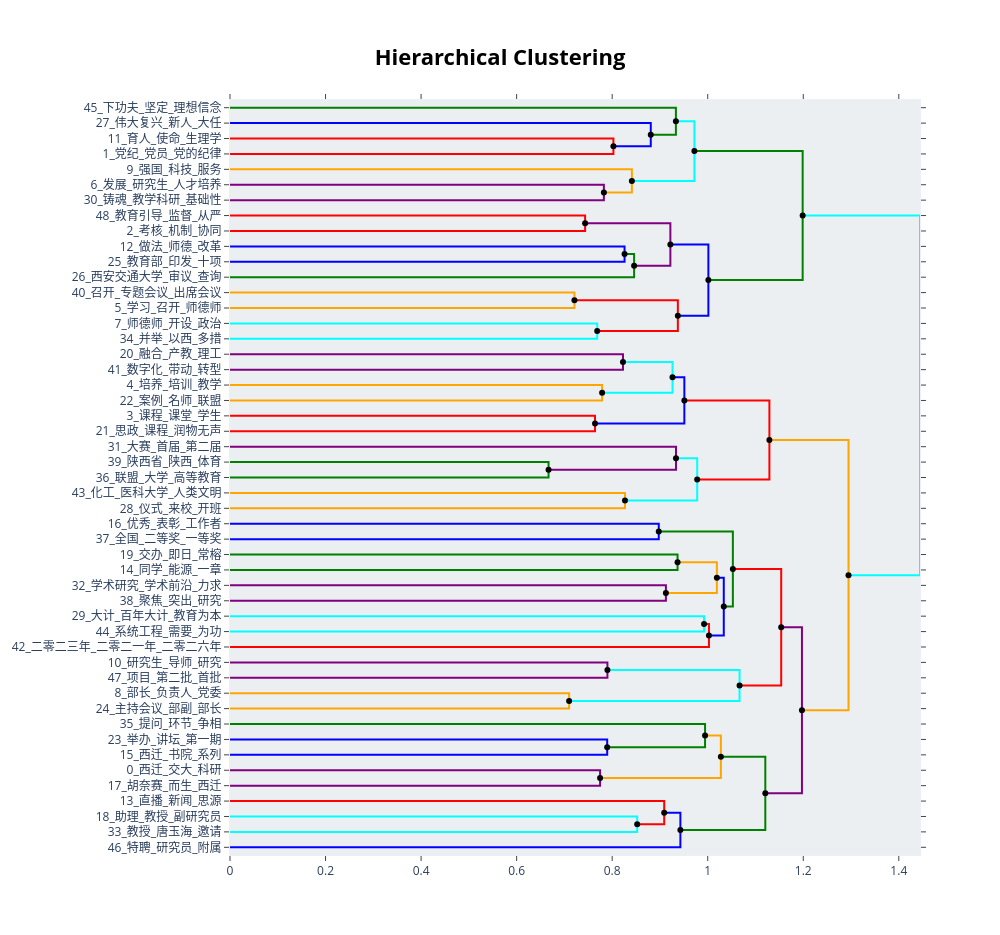

Here is the notebook cell this chart was saved with:
### Code cell
import plotly.express as px
hierarchical_topics = topic_model.hierarchical_topics(docs)
# topic_model.visualize_hierarchy(hierarchical_topics=hierarchical_topics)
fig = topic_model.visualize_hierarchy(hierarchical_topics=hierarchical_topics)

# 为每个轨迹随机分配颜色（或使用预定义颜色列表）
colors = ['red', 'blue', 'green', 'purple', 'orange', 'cyan']
for i, trace in enumerate(fig.data):
    trace.line.color = colors[i % len(colors)]

fig.show()
fig.write_html('topic_hierarchy.html')

### Figure 1 — Plotly figure (JSON) as saved in the notebook; plotly's stock layout.template omitted (floating-point values rounded to 4 significant figures)
{"data": [{"hoverinfo": "text", "marker": {"color": "rgb(61,153,112)"}, "mode": "lines", "text": ["育人_使命_生理学_教师_清晰", "", "", "党纪_党员_党的纪律_学习_纪律"], "x": [0.0, 0.8026, 0.8026, 0.0], "xaxis": "x", "y": [-25.0, -25.0, -35.0, -35.0], "yaxis": "y", "type": "scatter", "line": {"color": "red"}}, {"hoverinfo": "text", "marker": {"color": "rgb(61,153,112)"}, "mode": "lines", "text": ["伟大复兴_新人_大任_中华民族_实现", "", "", "党纪_党员_党的纪律_使命_学习"], "x": [0.0, 0.8808, 0.8808, 0.8026], "xaxis": "x", "y": [-15.0, -15.0, -30.0, -30.0], "yaxis": "y", "type": "scatter", "line": {"color": "blue"}}, {"hoverinfo": "text", "marker": {"color": "rgb(61,153,112)"}, "mode": "lines", "text": ["下功夫_坚定_理想信念_厚植_国情", "", "", "党纪_党员_使命_党的纪律_担当"], "x": [0.0, 0.9334, 0.9334, 0.8808], "xaxis": "x", "y": [-5.0, -5.0, -22.5, -22.5], "yaxis": "y", "type": "scatter", "line": {"color": "green"}}, {"hoverinfo": "text", "marker": {"color": "rgb(61,153,112)"}, "mode": "lines", "text": ["发展_研究生_人才培养_教师队伍_学院", "", "", "铸魂_教学科研_基础性_负责同志_学校"], "x": [0.0, 0.7826, 0.7826, 0.0], "xaxis": "x", "y": [-55.0, -55.0, -65.0, -65.0], "yaxis": "y", "type": "scatter", "line": {"color": "purple"}}, {"hoverinfo": "text", "marker": {"color": "rgb(61,153,112)"}, "mode": "lines", "text": ["强国_科技_服务_力量_面向", "", "", "发展_教师队伍_院长_学院_建设"], "x": [0.0, 0.8412, 0.8412, 0.7826], "xaxis": "x", "y": [-45.0, -45.0, -60.0, -60.0], "yaxis": "y", "type": "scatter", "line": {"color": "orange"}}, {"hoverinfo": "text", "marker": {"color": "rgb(61,153,112)"}, "mode": "lines", "text": ["党纪_党员_使命_党的纪律_担当", "", "", "强国_教师队伍_高素质_发展_科技"], "x": [0.9334, 0.9721, 0.9721, 0.8412], "xaxis": "x", "y": [-13.75, -13.75, -52.5, -52.5], "yaxis": "y", "type": "scatter", "line": {"color": "cyan"}}, {"hoverinfo": "text", "marker": {"color": "rgb(255,65,54)"}, "mode": "lines", "text": ["教育引导_监督_从严_这项_最终", "", "", "考核_机制_协同_部门_党建"], "x": [0.0, 0.7433, 0.7433, 0.0], "xaxis": "x", "y": [-75.0, -75.0, -85.0, -85.0], "yaxis": "y", "type": "scatter", "line": {"color": "red"}}, {"hoverinfo": "text", "marker": {"color": "rgb(255,65,54)"}, "mode": "lines", "text": ["做法_师德_改革_双方_建议", "", "", "教育部_印发_十项_准则_与会"], "x": [0.0, 0.8259, 0.8259, 0.0], "xaxis": "x", "y": [-95.0, -95.0, -105.0, -105.0], "yaxis": "y", "type": "scatter", "line": {"color": "blue"}}, {"hoverinfo": "text", "marker": {"color": "rgb(255,65,54)"}, "mode": "lines", "text": ["改革_教育部_师德_印发_十项", "", "", "西安交通大学_审议_查询_准入_教职员工"], "x": [0.8259, 0.8459, 0.8459, 0.0], "xaxis": "x", "y": [-100.0, -100.0, -115.0, -115.0], "yaxis": "y", "type": "scatter", "line": {"color": "green"}}, {"hoverinfo": "text", "marker": {"color": "rgb(255,65,54)"}, "mode": "lines", "text": ["考核_机制_监督_协同_责任", "", "", "西安交通大学_师德师_改革_试行_审议"], "x": [0.7433, 0.9218, 0.9218, 0.8459], "xaxis": "x", "y": [-80.0, -80.0, -107.5, -107.5], "yaxis": "y", "type": "scatter", "line": {"color": "purple"}}, {"hoverinfo": "text", "marker": {"color": "rgb(35,205,205)"}, "mode": "lines", "text": ["召开_专题会议_出席会议_党政_专题研究", "", "", "学习_召开_师德师_传达_会议"], "x": [0.0, 0.721, 0.721, 0.0], "xaxis": "x", "y": [-125.0, -125.0, -135.0, -135.0], "yaxis": "y", "type": "scatter", "line": {"color": "orange"}}, {"hoverinfo": "text", "marker": {"color": "rgb(35,205,205)"}, "mode": "lines", "text": ["师德师_开设_政治_理论_引领", "", "", "并举_以西_多措_强校_文化"], "x": [0.0, 0.7686, 0.7686, 0.0], "xaxis": "x", "y": [-145.0, -145.0, -155.0, -155.0], "yaxis": "y", "type": "scatter", "line": {"color": "cyan"}}, {"hoverinfo": "text", "marker": {"color": "rgb(35,205,205)"}, "mode": "lines", "text": ["召开_学习_师德师_上午_建设", "", "", "师德师_政治_引领_建设_理论"], "x": [0.721, 0.9375, 0.9375, 0.7686], "xaxis": "x", "y": [-130.0, -130.0, -150.0, -150.0], "yaxis": "y", "type": "scatter", "line": {"color": "red"}}, {"hoverinfo": "text", "marker": {"color": "rgb(0,116,217)"}, "mode": "lines", "text": ["考核_师德师_建设_机制_师德", "", "", "召开_师德师_学习_建设_政治"], "x": [0.9218, 1.001, 1.001, 0.9375], "xaxis": "x", "y": [-93.75, -93.75, -140.0, -140.0], "yaxis": "y", "type": "scatter", "line": {"color": "blue"}}, {"hoverinfo": "text", "marker": {"color": "rgb(0,116,217)"}, "mode": "lines", "text": ["党纪_使命_教育_党员_教师队伍", "", "", "师德师_建设_政治_学习_师德"], "x": [0.9721, 1.199, 1.199, 1.001], "xaxis": "x", "y": [-33.12, -33.12, -116.9, -116.9], "yaxis": "y", "type": "scatter", "line": {"color": "green"}}, {"hoverinfo": "text", "marker": {"color": "rgb(133,20,75)"}, "mode": "lines", "text": ["融合_产教_理工_一体化_校企", "", "", "数字化_带动_转型_一流_应用"], "x": [0.0, 0.8226, 0.8226, 0.0], "xaxis": "x", "y": [-165.0, -165.0, -175.0, -175.0], "yaxis": "y", "type": "scatter", "line": {"color": "purple"}}, {"hoverinfo": "text", "marker": {"color": "rgb(133,20,75)"}, "mode": "lines", "text": ["培养_培训_教学_教师_阶段", "", "", "案例_名师_联盟_一流_国内"], "x": [0.0, 0.7789, 0.7789, 0.0], "xaxis": "x", "y": [-185.0, -185.0, -195.0, -195.0], "yaxis": "y", "type": "scatter", "line": {"color": "orange"}}, {"hoverinfo": "text", "marker": {"color": "rgb(133,20,75)"}, "mode": "lines", "text": ["融合_带动_数字化_探索_模式", "", "", "培养_培训_教学_名师_教师"], "x": [0.8226, 0.9263, 0.9263, 0.7789], "xaxis": "x", "y": [-170.0, -170.0, -190.0, -190.0], "yaxis": "y", "type": "scatter", "line": {"color": "cyan"}}, {"hoverinfo": "text", "marker": {"color": "rgb(133,20,75)"}, "mode": "lines", "text": ["课程_课堂_学生_教学_讨论", "", "", "思政_课程_润物无声_社群_二是"], "x": [0.0, 0.7641, 0.7641, 0.0], "xaxis": "x", "y": [-205.0, -205.0, -215.0, -215.0], "yaxis": "y", "type": "scatter", "line": {"color": "red"}}, {"hoverinfo": "text", "marker": {"color": "rgb(133,20,75)"}, "mode": "lines", "text": ["培养_教学_模式_培训_教师", "", "", "课程_思政_课堂_教学_学生"], "x": [0.9263, 0.9511, 0.9511, 0.7641], "xaxis": "x", "y": [-180.0, -180.0, -210.0, -210.0], "yaxis": "y", "type": "scatter", "line": {"color": "blue"}}, {"hoverinfo": "text", "marker": {"color": "rgb(255,220,0)"}, "mode": "lines", "text": ["陕西省_陕西_体育_教育厅_西部", "", "", "联盟_大学_高等教育_对口_黄河流域"], "x": [0.0, 0.6669, 0.6669, 0.0], "xaxis": "x", "y": [-235.0, -235.0, -245.0, -245.0], "yaxis": "y", "type": "scatter", "line": {"color": "green"}}, {"hoverinfo": "text", "marker": {"color": "rgb(255,220,0)"}, "mode": "lines", "text": ["大赛_首届_第二届_专家_名额", "", "", "联盟_高等教育_陕西省_高校_陕西"], "x": [0.0, 0.9336, 0.9336, 0.6669], "xaxis": "x", "y": [-225.0, -225.0, -240.0, -240.0], "yaxis": "y", "type": "scatter", "line": {"color": "purple"}}, {"hoverinfo": "text", "marker": {"color": "rgb(255,220,0)"}, "mode": "lines", "text": ["化工_医科大学_人类文明_化学_mooc", "", "", "仪式_来校_开班_部长_一行"], "x": [0.0, 0.8268, 0.8268, 0.0], "xaxis": "x", "y": [-255.0, -255.0, -265.0, -265.0], "yaxis": "y", "type": "scatter", "line": {"color": "orange"}}, {"hoverinfo": "text", "marker": {"color": "rgb(255,220,0)"}, "mode": "lines", "text": ["大赛_联盟_第二届_高等教育_首届", "", "", "仪式_开班_中心_榆林_主任"], "x": [0.9336, 0.978, 0.978, 0.8268], "xaxis": "x", "y": [-232.5, -232.5, -260.0, -260.0], "yaxis": "y", "type": "scatter", "line": {"color": "cyan"}}, {"hoverinfo": "text", "marker": {"color": "rgb(0,116,217)"}, "mode": "lines", "text": ["教学_培养_课程_模式_培训", "", "", "大赛_联盟_中心_大学_陕西"], "x": [0.9511, 1.129, 1.129, 0.978], "xaxis": "x", "y": [-195.0, -195.0, -246.2, -246.2], "yaxis": "y", "type": "scatter", "line": {"color": "red"}}, {"hoverinfo": "text", "marker": {"color": "rgb(40,35,35)"}, "mode": "lines", "text": ["优秀_表彰_工作者_全国_附院", "", "", "全国_二等奖_一等奖_位列_部属"], "x": [0.0, 0.8975, 0.8975, 0.0], "xaxis": "x", "y": [-275.0, -275.0, -285.0, -285.0], "yaxis": "y", "type": "scatter", "line": {"color": "blue"}}, {"hoverinfo": "text", "marker": {"color": "rgb(61,153,112)"}, "mode": "lines", "text": ["交办_即日_常榕_领导_您好", "", "", "同学_能源_一章_化学_技术"], "x": [0.0, 0.9368, 0.9368, 0.0], "xaxis": "x", "y": [-295.0, -295.0, -305.0, -305.0], "yaxis": "y", "type": "scatter", "line": {"color": "green"}}, {"hoverinfo": "text", "marker": {"color": "rgb(255,65,54)"}, "mode": "lines", "text": ["学术研究_学术前沿_力求_着眼_服务中心", "", "", "聚焦_突出_研究_体现_突破点"], "x": [0.0, 0.9124, 0.9124, 0.0], "xaxis": "x", "y": [-315.0, -315.0, -325.0, -325.0], "yaxis": "y", "type": "scatter", "line": {"color": "purple"}}, {"hoverinfo": "text", "marker": {"color": "rgb(0,116,217)"}, "mode": "lines", "text": ["同学_能源_实现_一章_化学", "", "", "研究_聚焦_突出_体现_服务"], "x": [0.9368, 1.019, 1.019, 0.9124], "xaxis": "x", "y": [-300.0, -300.0, -320.0, -320.0], "yaxis": "y", "type": "scatter", "line": {"color": "orange"}}, {"hoverinfo": "text", "marker": {"color": "rgb(35,205,205)"}, "mode": "lines", "text": ["大计_百年大计_教育为本_为本_师者", "", "", "系统工程_需要_为功_从细处_发力"], "x": [0.0, 0.9923, 0.9923, 0.0], "xaxis": "x", "y": [-335.0, -335.0, -345.0, -345.0], "yaxis": "y", "type": "scatter", "line": {"color": "cyan"}}, {"hoverinfo": "text", "marker": {"color": "rgb(0,116,217)"}, "mode": "lines", "text": ["大计_系统工程_需要_久久_为本", "", "", "二零二三年_二零二一年_二零二六年_二零二四年_二零二五年"], "x": [0.9923, 1.003, 1.003, 0.0], "xaxis": "x", "y": [-340.0, -340.0, -355.0, -355.0], "yaxis": "y", "type": "scatter", "line": {"color": "red"}}, {"hoverinfo": "text", "marker": {"color": "rgb(0,116,217)"}, "mode": "lines", "text": ["同学_研究_能源_实现_一章", "", "", "大计_系统工程_需要_从细处_发力"], "x": [1.019, 1.034, 1.034, 1.003], "xaxis": "x", "y": [-310.0, -310.0, -347.5, -347.5], "yaxis": "y", "type": "scatter", "line": {"color": "blue"}}, {"hoverinfo": "text", "marker": {"color": "rgb(0,116,217)"}, "mode": "lines", "text": ["全国_优秀_荣获_表彰_工作者", "", "", "同学_研究_能源_实现_介绍"], "x": [0.8975, 1.053, 1.053, 1.034], "xaxis": "x", "y": [-280.0, -280.0, -328.8, -328.8], "yaxis": "y", "type": "scatter", "line": {"color": "green"}}, {"hoverinfo": "text", "marker": {"color": "rgb(61,153,112)"}, "mode": "lines", "text": ["研究生_导师_研究_研究成果_路径", "", "", "项目_第二批_首批_立项_会上"], "x": [0.0, 0.79, 0.79, 0.0], "xaxis": "x", "y": [-365.0, -365.0, -375.0, -375.0], "yaxis": "y", "type": "scatter", "line": {"color": "purple"}}, {"hoverinfo": "text", "marker": {"color": "rgb(255,65,54)"}, "mode": "lines", "text": ["部长_负责人_党委_刘莹_校党委", "", "", "主持会议_部副_部长_建军_党委书记"], "x": [0.0, 0.7099, 0.7099, 0.0], "xaxis": "x", "y": [-385.0, -385.0, -395.0, -395.0], "yaxis": "y", "type": "scatter", "line": {"color": "orange"}}, {"hoverinfo": "text", "marker": {"color": "rgb(0,116,217)"}, "mode": "lines", "text": ["项目_首批_研究_第二批_结项", "", "", "主持会议_部长_党委_负责人_刘莹"], "x": [0.79, 1.067, 1.067, 0.7099], "xaxis": "x", "y": [-370.0, -370.0, -390.0, -390.0], "yaxis": "y", "type": "scatter", "line": {"color": "cyan"}}, {"hoverinfo": "text", "marker": {"color": "rgb(0,116,217)"}, "mode": "lines", "text": ["全国_同学_研究_能源_优秀", "", "", "部长_主持会议_党委_项目_负责人"], "x": [1.053, 1.154, 1.154, 1.067], "xaxis": "x", "y": [-304.4, -304.4, -380.0, -380.0], "yaxis": "y", "type": "scatter", "line": {"color": "red"}}, {"hoverinfo": "text", "marker": {"color": "rgb(35,205,205)"}, "mode": "lines", "text": ["举办_讲坛_第一期_报告厅_梧桐", "", "", "西迁_书院_系列_举办_宣传片"], "x": [0.0, 0.7896, 0.7896, 0.0], "xaxis": "x", "y": [-415.0, -415.0, -425.0, -425.0], "yaxis": "y", "type": "scatter", "line": {"color": "blue"}}, {"hoverinfo": "text", "marker": {"color": "rgb(35,205,205)"}, "mode": "lines", "text": ["提问_环节_争相_气氛_互动", "", "", "举办_讲坛_西迁_书院_系列"], "x": [0.0, 0.9944, 0.9944, 0.7896], "xaxis": "x", "y": [-405.0, -405.0, -420.0, -420.0], "yaxis": "y", "type": "scatter", "line": {"color": "green"}}, {"hoverinfo": "text", "marker": {"color": "rgb(133,20,75)"}, "mode": "lines", "text": ["西迁_交大_科研_传承_艰苦创业", "", "", "胡奈赛_而生_西迁_彭康_会后"], "x": [0.0, 0.7747, 0.7747, 0.0], "xaxis": "x", "y": [-435.0, -435.0, -445.0, -445.0], "yaxis": "y", "type": "scatter", "line": {"color": "purple"}}, {"hoverinfo": "text", "marker": {"color": "rgb(0,116,217)"}, "mode": "lines", "text": ["讲坛_举办_西迁_热烈_书院", "", "", "西迁_交大_科研_传承_胡奈赛"], "x": [0.9944, 1.028, 1.028, 0.7747], "xaxis": "x", "y": [-412.5, -412.5, -440.0, -440.0], "yaxis": "y", "type": "scatter", "line": {"color": "orange"}}, {"hoverinfo": "text", "marker": {"color": "rgb(255,220,0)"}, "mode": "lines", "text": ["助理_教授_副研究员_学院_院长", "", "", "教授_唐玉海_邀请_教发_学院"], "x": [0.0, 0.8524, 0.8524, 0.0], "xaxis": "x", "y": [-465.0, -465.0, -475.0, -475.0], "yaxis": "y", "type": "scatter", "line": {"color": "cyan"}}, {"hoverinfo": "text", "marker": {"color": "rgb(255,220,0)"}, "mode": "lines", "text": ["直播_新闻_思源_马克思主义_在线", "", "", "教授_学院_助理_副研究员_唐玉海"], "x": [0.0, 0.9089, 0.9089, 0.8524], "xaxis": "x", "y": [-455.0, -455.0, -470.0, -470.0], "yaxis": "y", "type": "scatter", "line": {"color": "red"}}, {"hoverinfo": "text", "marker": {"color": "rgb(255,220,0)"}, "mode": "lines", "text": ["教授_直播_学院_新闻_副教授", "", "", "特聘_研究员_附属_主任医师_医院"], "x": [0.9089, 0.9428, 0.9428, 0.0], "xaxis": "x", "y": [-462.5, -462.5, -485.0, -485.0], "yaxis": "y", "type": "scatter", "line": {"color": "blue"}}, {"hoverinfo": "text", "marker": {"color": "rgb(0,116,217)"}, "mode": "lines", "text": ["西迁_交大_传承_科研_胡奈赛", "", "", "教授_直播_学院_新闻_研究员"], "x": [1.028, 1.121, 1.121, 0.9428], "xaxis": "x", "y": [-426.2, -426.2, -473.8, -473.8], "yaxis": "y", "type": "scatter", "line": {"color": "green"}}, {"hoverinfo": "text", "marker": {"color": "rgb(0,116,217)"}, "mode": "lines", "text": ["研究_部长_党委_主持会议_项目", "", "", "西迁_教授_交大_学院_传承"], "x": [1.154, 1.197, 1.197, 1.121], "xaxis": "x", "y": [-342.2, -342.2, -450.0, -450.0], "yaxis": "y", "type": "scatter", "line": {"color": "purple"}}, {"hoverinfo": "text", "marker": {"color": "rgb(0,116,217)"}, "mode": "lines", "text": ["教学_培养_大赛_中心_教师", "", "", "西迁_教授_研究_交大_学院"], "x": [1.129, 1.295, 1.295, 1.197], "xaxis": "x", "y": [-220.6, -220.6, -396.1, -396.1], "yaxis": "y", "type": "scatter", "line": {"color": "orange"}}, {"hoverinfo": "text", "marker": {"color": "rgb(0,116,217)"}, "mode": "lines", "text": ["师德师_建设_学习_政治_教育", "", "", "教学_中心_教师_西迁_教授"], "x": [1.199, 1.444, 1.444, 1.295], "xaxis": "x", "y": [-75.0, -75.0, -308.4, -308.4], "yaxis": "y", "type": "scatter", "line": {"color": "cyan"}}, {"hoverinfo": "text", "hovertext": ["党纪_党员_使命_党的纪律_担当", "改革_教育部_师德_印发_十项", "考核_机制_监督_协同_责任", "召开_学习_师德师_上午_建设", "考核_师德师_建设_机制_师德", "党纪_使命_教育_党员_教师队伍", "融合_带动_数字化_探索_模式", "培养_教学_模式_培训_教师", "大赛_联盟_第二届_高等教育_首届", "教学_培养_课程_模式_培训", "同学_能源_实现_一章_化学", "大计_系统工程_需要_久久_为本", "同学_研究_能源_实现_一章", "全国_优秀_荣获_表彰_工作者", "项目_首批_研究_第二批_结项", "全国_同学_研究_能源_优秀", "讲坛_举办_西迁_热烈_书院", "教授_直播_学院_新闻_副教授", "西迁_交大_传承_科研_胡奈赛", "研究_部长_党委_主持会议_项目", "教学_培养_大赛_中心_教师", "师德师_建设_学习_政治_教育"], "marker": {"color": "black"}, "mode": "markers", "showlegend": false, "x": [0.9334, 0.8259, 0.7433, 0.721, 0.9218, 0.9721, 0.8226, 0.9263, 0.9336, 0.9511, 0.9368, 0.9923, 1.019, 0.8975, 0.79, 1.053, 0.9944, 0.9089, 1.028, 1.154, 1.129, 1.199], "y": [-13.75, -100.0, -80.0, -130.0, -93.75, -33.12, -170.0, -180.0, -232.5, -195.0, -300.0, -340.0, -310.0, -280.0, -370.0, -304.4, -412.5, -462.5, -426.2, -342.2, -220.6, -75.0], "type": "scatter", "line": {"color": "red"}}, {"hoverinfo": "text", "hovertext": ["党纪_党员_党的纪律_使命_学习", "党纪_党员_使命_党的纪律_担当", "发展_教师队伍_院长_学院_建设", "强国_教师队伍_高素质_发展_科技", "西安交通大学_师德师_改革_试行_审议", "师德师_政治_引领_建设_理论", "召开_师德师_学习_建设_政治", "师德师_建设_政治_学习_师德", "培养_培训_教学_名师_教师", "课程_思政_课堂_教学_学生", "联盟_高等教育_陕西省_高校_陕西", "仪式_开班_中心_榆林_主任", "大赛_联盟_中心_大学_陕西", "研究_聚焦_突出_体现_服务", "大计_系统工程_需要_从细处_发力", "同学_研究_能源_实现_介绍", "主持会议_部长_党委_负责人_刘莹", "部长_主持会议_党委_项目_负责人", "举办_讲坛_西迁_书院_系列", "西迁_交大_科研_传承_胡奈赛", "教授_学院_助理_副研究员_唐玉海", "教授_直播_学院_新闻_研究员", "西迁_教授_交大_学院_传承", "西迁_教授_研究_交大_学院", "教学_中心_教师_西迁_教授"], "marker": {"color": "black"}, "mode": "markers", "showlegend": false, "x": [0.8026, 0.8808, 0.7826, 0.8412, 0.8459, 0.7686, 0.9375, 1.001, 0.7789, 0.7641, 0.6669, 0.8268, 0.978, 0.9124, 1.003, 1.034, 0.7099, 1.067, 0.7896, 0.7747, 0.8524, 0.9428, 1.121, 1.197, 1.295], "y": [-30.0, -22.5, -60.0, -52.5, -107.5, -150.0, -140.0, -116.9, -190.0, -210.0, -240.0, -260.0, -246.2, -320.0, -347.5, -328.8, -390.0, -380.0, -420.0, -440.0, -470.0, -473.8, -450.0, -396.1, -308.4], "type": "scatter", "line": {"color": "blue"}}], "layout": {"autosize": false, "height": 935, "hovermode": "closest", "showlegend": false, "width": 1000, "xaxis": {"mirror": "allticks", "rangemode": "tozero", "showgrid": false, "showline": true, "showticklabels": true, "ticks": "outside", "type": "linear", "zeroline": false}, "yaxis": {"mirror": "allticks", "rangemode": "tozero", "showgrid": false, "showline": true, "showticklabels": true, "tickmode": "array", "ticks": "outside", "ticktext": ["45_下功夫_坚定_理想信念", "27_伟大复兴_新人_大任", "11_育人_使命_生理学", "1_党纪_党员_党的纪律", "9_强国_科技_服务", "6_发展_研究生_人才培养", "30_铸魂_教学科研_基础性", "48_教育引导_监督_从严", "2_考核_机制_协同", "12_做法_师德_改革", "25_教育部_印发_十项", "26_西安交通大学_审议_查询", "40_召开_专题会议_出席会议", "5_学习_召开_师德师", "7_师德师_开设_政治", "34_并举_以西_多措", "20_融合_产教_理工", "41_数字化_带动_转型", "4_培养_培训_教学", "22_案例_名师_联盟", "3_课程_课堂_学生", "21_思政_课程_润物无声", "31_大赛_首届_第二届", "39_陕西省_陕西_体育", "36_联盟_大学_高等教育", "43_化工_医科大学_人类文明", "28_仪式_来校_开班", "16_优秀_表彰_工作者", "37_全国_二等奖_一等奖", "19_交办_即日_常榕", "14_同学_能源_一章", "32_学术研究_学术前沿_力求", "38_聚焦_突出_研究", "29_大计_百年大计_教育为本", "44_系统工程_需要_为功", "42_二零二三年_二零二一年_二零二六年", "10_研究生_导师_研究", "47_项目_第二批_首批", "8_部长_负责人_党委", "24_主持会议_部副_部长", "35_提问_环节_争相", "23_举办_讲坛_第一期", "15_西迁_书院_系列", "0_西迁_交大_科研", "17_胡奈赛_而生_西迁", "13_直播_新闻_思源", "18_助理_教授_副研究员", "33_教授_唐玉海_邀请", "46_特聘_研究员_附属"], "tickvals": [-5.0, -15.0, -25.0, -35.0, -45.0, -55.0, -65.0, -75.0, -85.0, -95.0, -105.0, -115.0, -125.0, -135.0, -145.0, -155.0, -165.0, -175.0, -185.0, -195.0, -205.0, -215.0, -225.0, -235.0, -245.0, -255.0, -265.0, -275.0, -285.0, -295.0, -305.0, -315.0, -325.0, -335.0, -345.0, -355.0, -365.0, -375.0, -385.0, -395.0, -405.0, -415.0, -425.0, -435.0, -445.0, -455.0, -465.0, -475.0, -485.0], "type": "linear", "zeroline": false, "range": [-490.0, 0.0]}, "title": {"font": {"size": 22, "color": "Black"}, "text": "<b>Hierarchical Clustering</b>", "x": 0.5, "xanchor": "center", "yanchor": "top"}, "hoverlabel": {"font": {"size": 16, "family": "Rockwell"}, "bgcolor": "white"}, "plot_bgcolor": "#ECEFF1"}}
